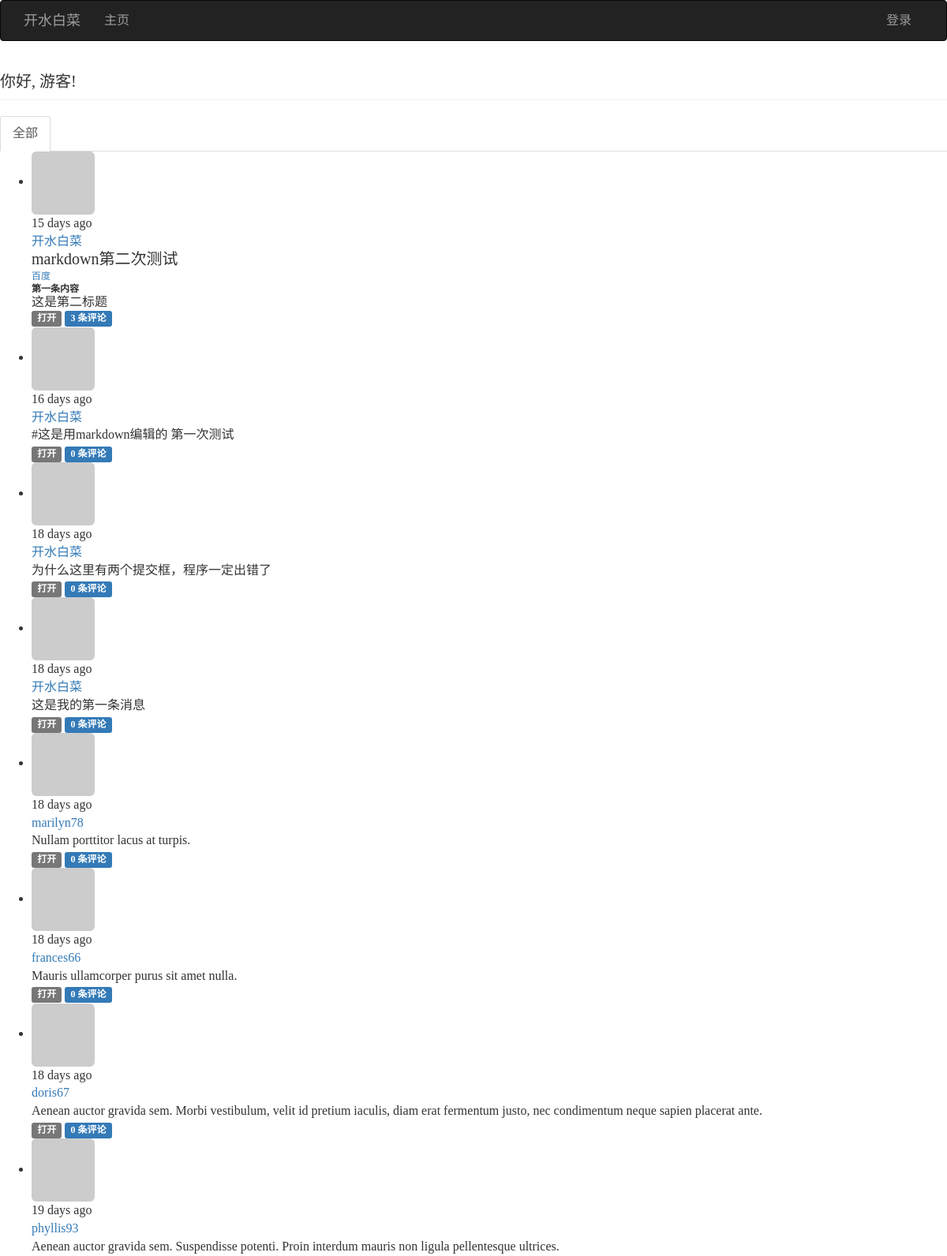
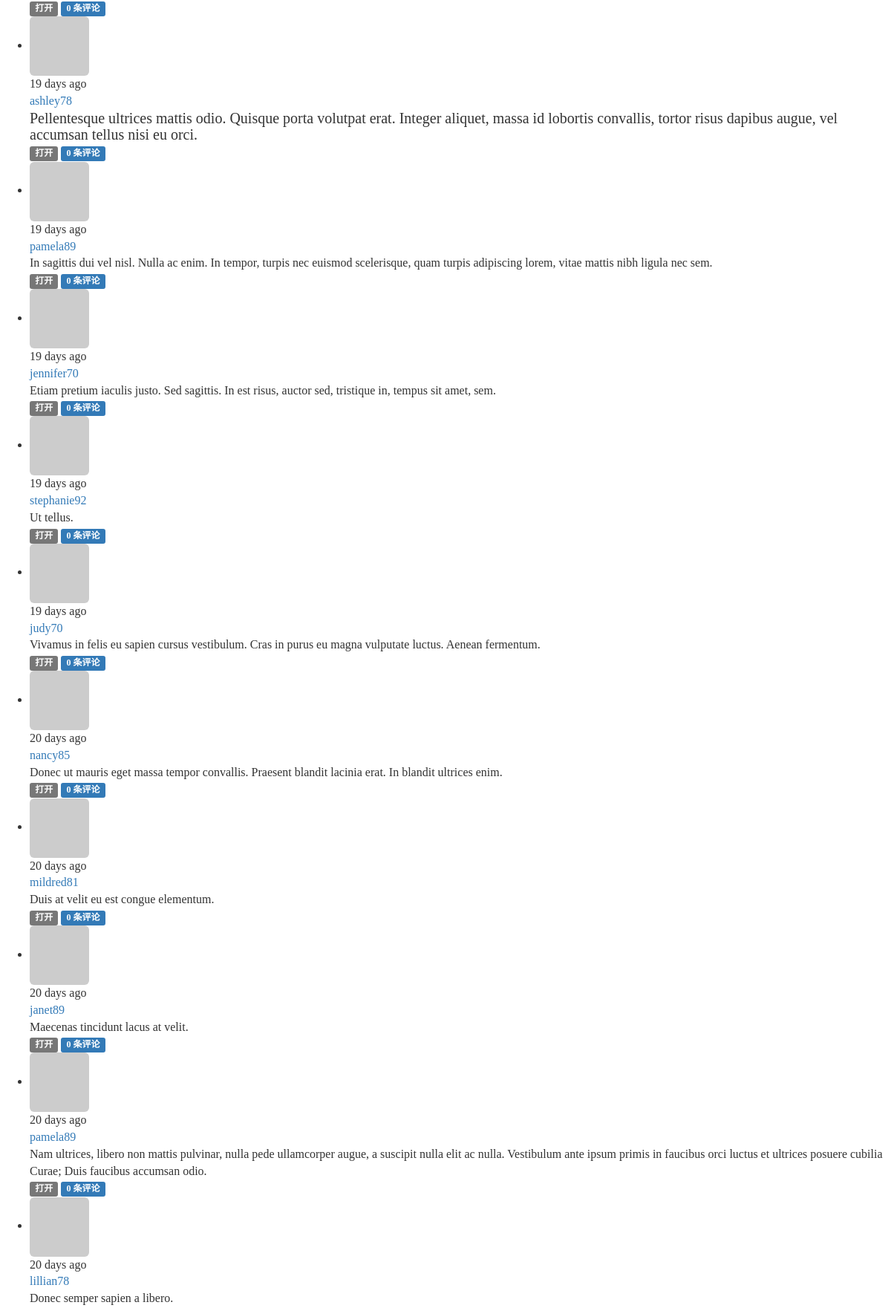
The page / (upper part) on the database its author committed (2 pictures, top to bottom).
### app/models.py (models this page shows, shortened)
class Post(db.Model):
    __tablename__ = 'posts'
    id = db.Column(db.Integer, primary_key=True)
    body = db.Column(db.Text)
    body_html = db.Column(db.Text)
    timestamp = db.Column(db.DateTime, index=True, default=datetime.utcnow)
    author_id = db.Column(db.Integer, db.ForeignKey('users.id'))
    comments = db.relationship('Comment', backref='post', lazy='dynamic')

class User(UserMixin, db.Model):
    __tablename__ = 'users'
    id = db.Column(db.Integer, primary_key=True)
    email = db.Column(db.String(64), unique=True, index=True)
    username = db.Column(db.String(64), unique=True, index=True)
    password_hash = db.Column(db.String(128))
    role_id = db.Column(db.Integer, db.ForeignKey('roles.id'))
    name = db.Column(db.String(64))
    location = db.Column(db.String(64))
    about_me = db.Column(db.Text())
    member_since = db.Column(db.DateTime(), default=datetime.utcnow)
    last_seen = db.Column(db.DateTime(), default=datetime.utcnow)
    password_hash = db.Column(db.String(128))
    confirmed = db.Column(db.Boolean, default=False)
    avatar_hash = db.Column(db.String(32))
    posts = db.relationship('Post', backref='author', lazy='dynamic')
    followed = db.relationship('Follow', foreign_keys=[Follow.follower_id], backref=db.backref('follower', lazy='joined'), lazy='dynamic', cascade='all, delete-orphan')
    followers = db.relationship('Follow',foreign_keys=[Follow.followed_id], backref=db.backref('followed', lazy='joined'), lazy='dynamic', cascade='all, delete-orphan')
    comments = db.relationship('Comment', backref='author', lazy='dynamic')
    @property
    def password(self):
        raise AttributeError('password is not a readable attribute')
    def gravatar(self, size=100, default='identicon', rating='g'):
        if request.is_secure:
            url = 'https://secure.gravatar.com/avatar'
        else:
            url = 'http://www.gravatar.com/avatar'
        hash = hashlib.md5(self.email.encode('utf-8')).hexdigest()
        return '{url}/{hash}?s={size}&d={default}&r={rating}'.format(url=url, hash=hash, size=size, default=default, rating=rating)

### app/main/views.py (the view)
@main.route('/', methods=['GET', 'POST'])
def index():
    form = PostForm()
    if current_user.can(Permission.WRITE_ARTICLES) and form.validate_on_submit():
        post = Post(body=form.body.data, author=current_user._get_current_object())
        db.session.add(post)
        return redirect(url_for('.index'))
    page = request.args.get('page', 1, type=int)
    pagination = Post.query.order_by(Post.timestamp.desc()).paginate(page, per_page=current_app.config['FLASKY_POSTS_PER_PAGE'], error_out=False)
    posts = pagination.items
    show_followed = False
    if current_user.is_authenticated:
        show_followed = bool(request.cookies.get('show_followed', ''))
    if show_followed:
        query = current_user.followed_posts
    else:
        query = Post.query
    pagination = query.order_by(Post.timestamp.desc()).paginate(page, per_page=current_app.config['FLASKY_POSTS_PER_PAGE'], error_out=False)
    posts = pagination.items
    return render_template('index.html', form=form, posts=posts, show_followed=show_followed, pagination=pagination)

### app/auth/views.py (called while the page is built)
@auth.before_app_request
def before_request():
    if current_user.is_authenticated:
        current_user.ping()
        if not current_user.confirmed and request.endpoint and request.endpoint[:5] != 'auth.' and request.endpoint != 'static':
            return redirect(url_for('auth.unconfirmed'))

### app/main/__init__.py (called while the page is built)
@main.app_context_processor
def inject_permissions():
    return dict(Permission=Permission)

### app/main/views.py (called while the page is built)
@main.after_app_request
def after_request(response):
    for query in get_debug_queries():
        if query.duration >= current_app.config['FLASKY_SLOW_DB_QUERY_TIME']:
            current_app.logger.warning('Slow query: %s\nDuration: %fs\nContext: %s\n' % (query.statement, query.parameters, query.duration, query.context))
    return response

### app/models.py (called while the page is built)
    def can(self, permissions):
        return False

    def is_administrator(self):
        return False

### app/templates/index.html (shortened to what this page needs)
{% extends "base.html" %}
{% import "bootstrap/wtf.html" as wtf %}
{% import "_macros.html" as macros %}
{% block content %}
<div class="page-header">
	<h1>你好, {% if current_user.is_authenticated %}{{ current_user.username }}{% else %}游客{% endif %}!</h1>
</div>
<div class="post-tabs">
	<ul class="nav nav-tabs">
		<li{% if not show_followed %} class="active"{% endif %}><a href="{{ url_for('.show_all') }}">全部</a></li>
	</ul>
	{% include '_posts.html' %}
</div>
{% endblock %}

### app/templates/_posts.html (shortened to what this page needs)
<ul class="posts">
	{% for post in posts %}
	<li class="post">
		<div class="post-thumbnail">
			<a href="{{ url_for('.user', username=post.author.username) }}">
				<img class="img-rounded profile-thumbnail" src="{{ post.author.gravatar(size=40) }}">
			</a>
		</div>
		<div class="post-content">
			<div class="post-date">{{ moment(post.timestamp).fromNow() }}</div>
			<div class="post-author"><a href="{{ url_for('.user', username=post.author.username) }}">{{ post.author.username }}</a></div>
			<div class="post-body">
				{% if post.body_html %}
					{{ post.body_html | safe }}
				{% else %}
					{{ post.body }}
				{% endif %}
			</div>
			<div class="post-footer">
				<a href="{{ url_for('.post', id=post.id) }}">
					<span class="label label-default">打开</span>
				</a>
				<a href="{{ url_for('.post', id=post.id) }}#comments">
					<span class="label label-primary">{{ post.comments.count() }} 条评论</span>
				</a>
			</div>
		</div>
	</li>
	{% endfor %}
</ul>

### tmp/coverage/style.css (style rules this page uses)
html, body, h1, h2, h3, p, table, td, th { margin: 0; padding: 0; border: 0; outline: 0; font-weight: inherit; font-style: inherit; font-size: 100%; font-family: inherit; vertical-align: baseline; }
body { font-family: georgia, serif; font-size: 1em; }
html>body { font-size: 16px; }
p { font-size: .75em; line-height: 1.33333333em; }
h1 { font-size: 1.25em; display: inline-block; }

### rows shown on the page
Post: timestamp "15 days ago", author.username "开水白菜", body_html "markdown第二次测试 百度 第一条内容 这是第二标题", comments.count "3"
Post: timestamp "16 days ago", author.username "开水白菜", body "#这是用markdown编辑的 第一次测试", comments.count "0"
Post: timestamp "18 days ago", author.username "开水白菜", body "为什么这里有两个提交框，程序一定出错了", comments.count "0"
Post: timestamp "18 days ago", author.username "开水白菜", body "这是我的第一条消息", comments.count "0"
Post: timestamp "18 days ago", author.username "marilyn78", body "Nullam porttitor lacus at turpis.", comments.count "0"
Post: timestamp "18 days ago", author.username "frances66", body "Mauris ullamcorper purus sit amet nulla.", comments.count "0"
Post: timestamp "18 days ago", author.username "doris67", body "Aenean auctor gravida sem. Morbi vestibulum, velit id pretium iaculis, diam erat fermentum justo, nec condimentum neque sapien placerat ante.", comments.count "0"
Post: timestamp "19 days ago", author.username "phyllis93", body "Aenean auctor gravida sem. Suspendisse potenti. Proin interdum mauris non ligula pellentesque ultrices.", comments.count "0"
Post: timestamp "19 days ago", author.username "ashley78", body_html "Pellentesque ultrices mattis odio. Quisque porta volutpat erat. Integer aliquet, massa id lobortis convallis, tortor risus dapibus augue, vel accumsan tellus nisi eu orci.", comments.count "0"
Post: timestamp "19 days ago", author.username "pamela89", body "In sagittis dui vel nisl. Nulla ac enim. In tempor, turpis nec euismod scelerisque, quam turpis adipiscing lorem, vitae mattis nibh ligula nec sem.", comments.count "0"
Post: timestamp "19 days ago", author.username "jennifer70", body "Etiam pretium iaculis justo. Sed sagittis. In est risus, auctor sed, tristique in, tempus sit amet, sem.", comments.count "0"
Post: timestamp "19 days ago", author.username "stephanie92", body "Ut tellus.", comments.count "0"
Post: timestamp "19 days ago", author.username "judy70", body "Vivamus in felis eu sapien cursus vestibulum. Cras in purus eu magna vulputate luctus. Aenean fermentum.", comments.count "0"
Post: timestamp "20 days ago", author.username "nancy85", body "Donec ut mauris eget massa tempor convallis. Praesent blandit lacinia erat. In blandit ultrices enim.", comments.count "0"
Post: timestamp "20 days ago", author.username "mildred81", body "Duis at velit eu est congue elementum.", comments.count "0"
Post: timestamp "20 days ago", author.username "janet89", body "Maecenas tincidunt lacus at velit.", comments.count "0"
Post: timestamp "20 days ago", author.username "pamela89", body "Nam ultrices, libero non mattis pulvinar, nulla pede ullamcorper augue, a suscipit nulla elit ac nulla. Vestibulum ante ipsum primis in faucibus orci luctus et ultrices posuere cubilia Curae; Duis faucibus accumsan odio.", comments.count "0"
Post: timestamp "20 days ago", author.username "lillian78", body "Donec semper sapien a libero."
